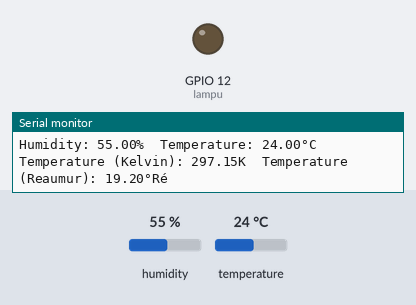
A sketch run on a simulated ESP32-S2. Shown: output pins drawn as LEDs (lit = HIGH), the last lines printed to the serial monitor. The inputs (shaded band) are chosen by the test bench; at power-on: temperature 24 °C, humidity 55 %.

Above: at 2.8 s.
2.9 s: temperature set to 29.7 °C
5.6 s: temperature set to 30.9 °C
At 6.8 s:
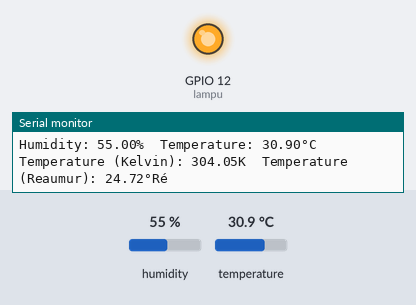
8.3 s: temperature set to 19 °C
At 11.2 s:
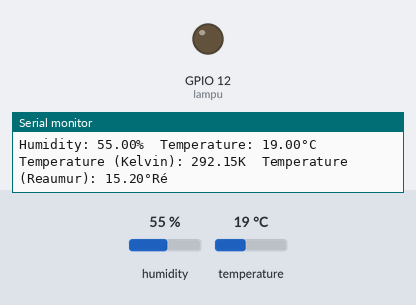
14.4 s: temperature set to 33 °C
At 16.7 s:
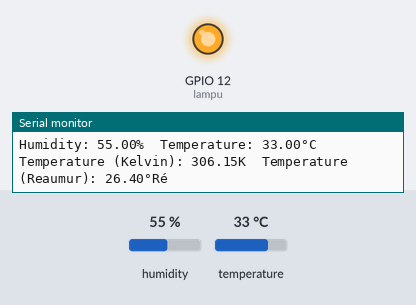
Timing chart, 0 to 18.2 s (numbered marks = the images above; inputs shaded):
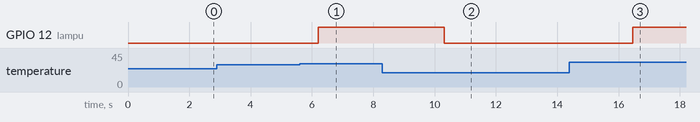

The sketch:

sketch.ino
```cpp
#include <DHT.h>

#define BLYNK_TEMPLATE_ID "TMPL6_qNu-toC"
#define BLYNK_TEMPLATE_NAME "SENSOR SUHU DAN KELEMBABAN"
#define BLYNK_AUTH_TOKEN "534nY8f6DLJtrVok9NLDrjKlBNjrk-Uo2"

#define DHTPIN 18
#define DHTTYPE DHT22
DHT dht(DHTPIN, DHTTYPE);

int lampu = 12; // Pin connected to the lamp
float hum;
float temp;

void setup() {
  Serial.begin(9600);
  dht.begin();
  pinMode(lampu, OUTPUT); // Set lampPin as output
}

void loop() {
  hum = dht.readHumidity();
  temp = dht.readTemperature();

  Serial.print("Humidity: ");
  Serial.print(hum);
  Serial.print("%  ");
  Serial.print("Temperature: ");
  Serial.print(temp);
  Serial.print("°C  ");

  // Konversi ke Kelvin
  float tempKelvin = temp + 273.15;
  Serial.print("Temperature (Kelvin): ");
  Serial.print(tempKelvin);
  Serial.print("K  ");

  // Konversi ke Reaumur
  float tempReaumur = temp * 0.8;
  Serial.print("Temperature (Reaumur): ");
  Serial.print(tempReaumur);
  Serial.print("°Ré  ");

  if (temp > 30) {
    digitalWrite(lampu, HIGH); // Turn on the lamp
  } else {
    digitalWrite(lampu, LOW); // Turn off the lamp
  }

  Serial.println();
  delay(2000);
}
```

Measured:
- the behaviour switches between 30 and 30.1 °C on temperature (found by bisection; images 0 and 1)
- after the input at 5.6 s, GPIO 12 (lampu): LOW → HIGH after 0.61 s
- after the input at 8.3 s, GPIO 12 (lampu): HIGH → LOW after 2.0 s
- after the input at 14.4 s, GPIO 12 (lampu): LOW → HIGH after 2.1 s
